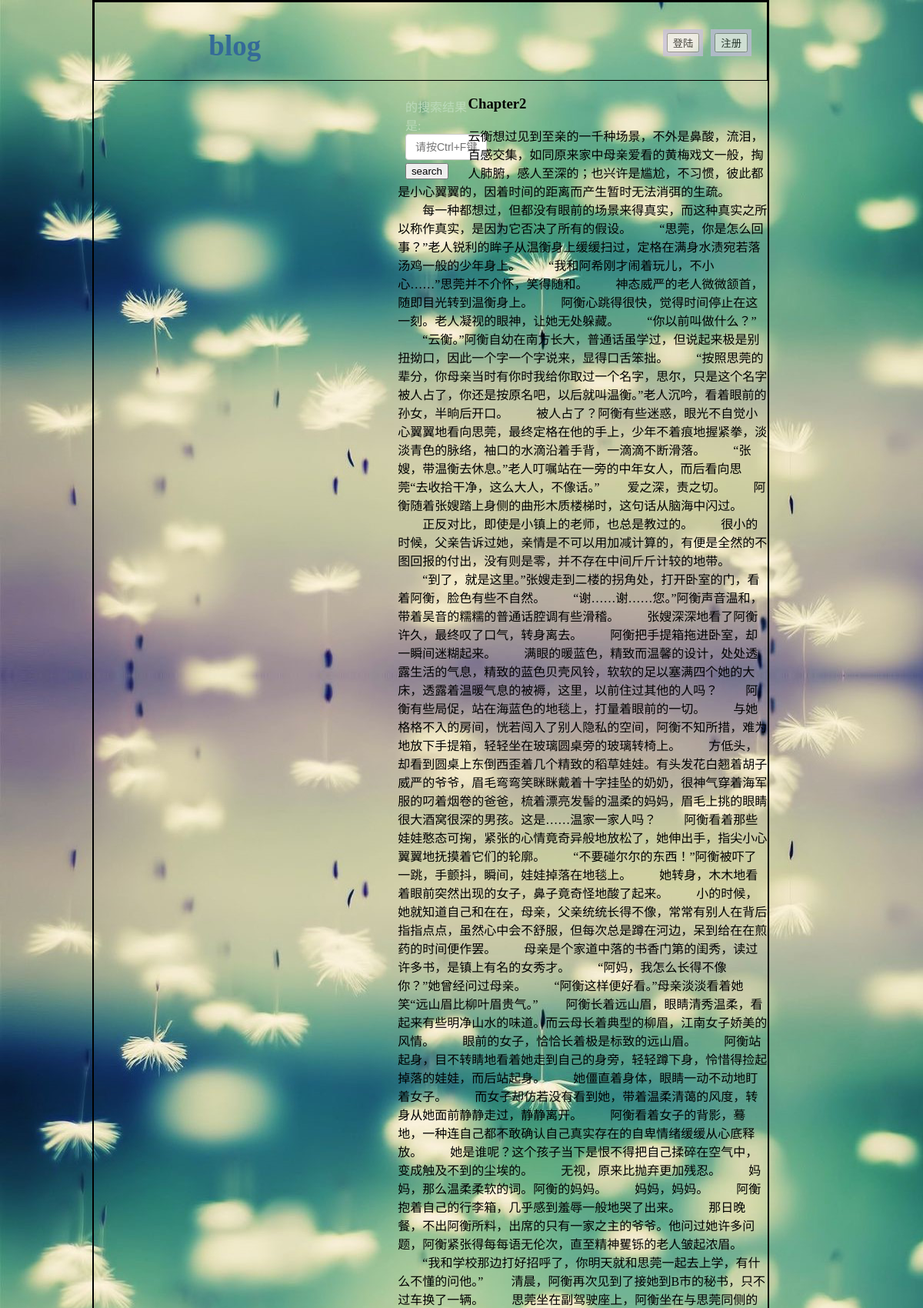
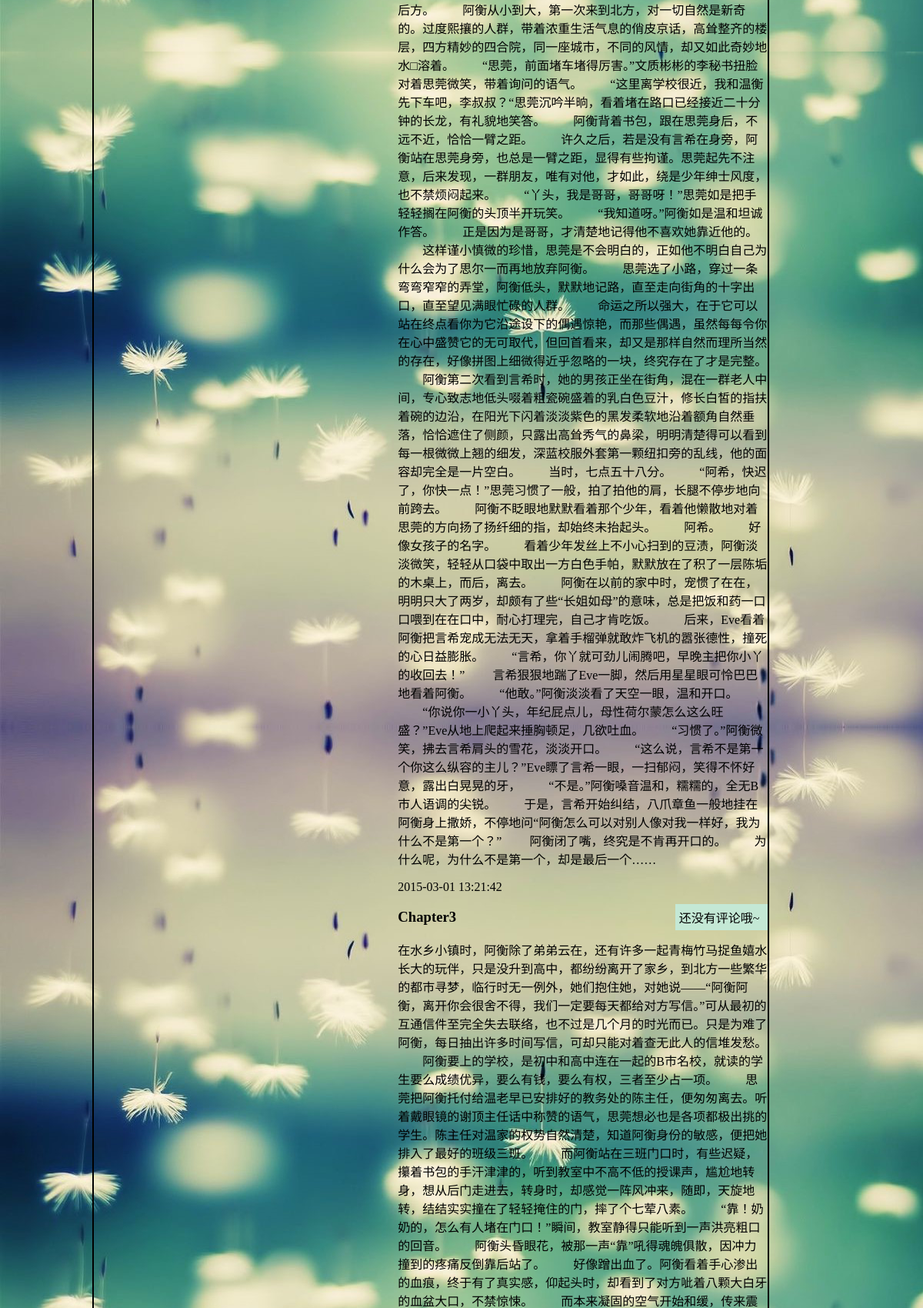
Screenshot of /php/search1.php (upper part) with the database file from the repository (2 pictures, top to bottom).
### tables this page shows
CREATE TABLE IF NOT EXISTS `blog_content` (
  `user_id` int(11) NOT NULL,
  `user_name` varchar(10) NOT NULL,
`content_id` int(11) NOT NULL,
  `content_title` varchar(225) NOT NULL,
  `type` varchar(32) NOT NULL,
  `content` text NOT NULL,
  `time` timestamp NOT NULL DEFAULT CURRENT_TIMESTAMP ON UPDATE CURRENT_TIMESTAMP
);

### php/search1.php (the view, shortened to what this page needs)
 <!DOCTYPE html PUBLIC "-//W3C//DTD XHTML 1.0 Transitional//EN" "http://www.w3.org/TR/xhtml1/DTD/xhtml1-transitional.dtd">
 <html xmlns="http://www.w3.org/1999/xhtml">
<?php
  include"connect.php";
  $searchs=$_POST['search'];
    ?>
<head>
  <link rel="stylesheet" href="../css/index_style.css">
  <link rel="stylesheet" href="../css/tab.css">
  <link rel="stylesheet" href="../css/timeline.css">
</head>
<body>
<div id="main">
  <div id="header_out">
    <div id="header">
      <div id="header_left">
        <h1>blog</h1>
      </div>
      <div id="header_right">
        <li><button type="submit" href="#" id="zhuce">注册</button></li>
        <li><button type="submit" href="#" id="denglu">登陆</button></li>
      </div>
    </div>
  </div>
  <div id="body" class="body">
    <div id="body_left" style="padding-left:2%;" name="a">
      <h4><?php echo $searchs;?></h4><span style="color: #BBDABA;">的搜索结果是:</span>
      <form action='#' method='post' id="form">
        <input name='search' type='text' class='form-control' placeholder='请按Ctrl+F键,谢谢'>
        <input type='submit' value='search'>
      </form>
    </div>
    <div class="body_rightAll">
<?php
$result=$db->query("SELECT * FROM `blog_content` WHERE content like '%$searchs%' or content_title like '%$searchs%'");
$j=0;
           foreach ($result as $value) {
           print("<div class='right_search_content'>
                    <div class='search_content'>
                      <h3>{$value['content_title']}</h3>
                      <p id='p'>{$value['content']}</p>
                      <span>{$value['time']}</span>
                    </div>");
              print("
                    <div id='search' style='width:23%;'>
                    <div class='reply'>");
if ($j==0) {
  echo "还没有评论哦~";
}
              echo <<<STR
              </div>
            </div>
          </div>
STR;
        }
?>
    </div>
  </div>
</div>
</body>
</html>

### css/index_style.css (style rules this page uses)
body { margin: 0; padding: 0; background:url(../img/header_back1.png); }
h1 { color: #346A98; float: left; margin-left: 28%; font-size: 37px; }
li { list-style: none; }
#main { width: 73%; margin-left: 10%; border: 2px solid #000; }
#header_out { border: 1px solid #000; background-position: 6% 54%; }
#header { margin: 10px; height: 80.875px; }
#header_left { width: 40%; float: left; margin-left: 5%; }
#header_right { float: right; }
#header_right li { list-style: none; float: right; margin-right: 10px; margin-top: 25px; background: #C4BDDD; opacity:0.7; padding: 5px; text-align: center; }
#body { overflow: auto; }
#search { float: right; margin-top: 13px; width: 15%; overflow: hidden; background: #C4E8D5; padding: 1%; }
#body_left { float: left; width: 17%; }
.form-control { display: block; width: 98%; padding: 6px 12px; font-size: 14px; line-height: 1.42857143; color: #555; border: 1px solid #ccc; border-radius: 4px; margin-bottom: 5%; }

### rows the page displays
blog_content: content_title "Chapter2", content "云衡想过见到至亲的一千种场景，不外是鼻酸，流泪，百感交集，如同原来家中母亲爱看的黄梅戏文一般，掏人肺腑，感人至深的；也兴许是尴尬，不习惯，彼此都是小心翼翼的，因着时间的距离而产生暂时无法消弭的生疏。 每一种都想过，但都没有眼前的场景来得真实，而这种真实之所以称作真实，是因为它否决了所有的假设。 “思莞，你是怎么回事？”老人锐利的眸子从温衡身上缓缓扫过，定格在满身水渍宛若落汤鸡一般的少年身上。 “我和阿希刚才闹着玩儿，不小心……”思莞并不介怀，笑得随和。 神态威严的老人微微颔首，随即目光转到温衡身上。 阿衡心跳得很快，觉得时间停止在这一刻。老人凝视的眼神，让她无处躲藏。 “你以前叫做什么？” “云衡。”阿衡自幼在南方长大，普通话虽学过，但说起来极是别扭拗口，因此一个字一个字说来，显得口舌笨拙。 “按照思莞的辈分，你母亲当时有你时我给你取过一个名字，思尔，只是这个名字被人占了，你还是按原名吧，以后就叫温衡。”老人沉吟，看着眼前的孙女，半晌后开口。 被人占了？阿衡有些迷惑，眼光不自觉小心翼翼地看向思莞，最终定格在他的手上，少年不着痕地握紧拳，淡淡青色的脉络，袖口的水滴沿着手背，一滴滴不断滑落。 “张嫂，带温衡去休息。”老人叮嘱站在一旁的中年女人，而后看向思莞“去收拾干净，这么大人，不像话。” 爱之深，责之切。 阿衡随着张嫂踏上身侧的曲形木质楼梯时，这句话从脑海中闪过。 正反对比，即使是小镇上的老师，也总是教过的。 很小的时候，父亲告诉过她，亲情是不可以用加减计算的，有便是全然的不图回报的付出，没有则是零，并不存在中间斤斤计较的地带。…", time "2015-03-01 13:21:42", shows "还没有评论哦~"
blog_content: content_title "Chapter3"
